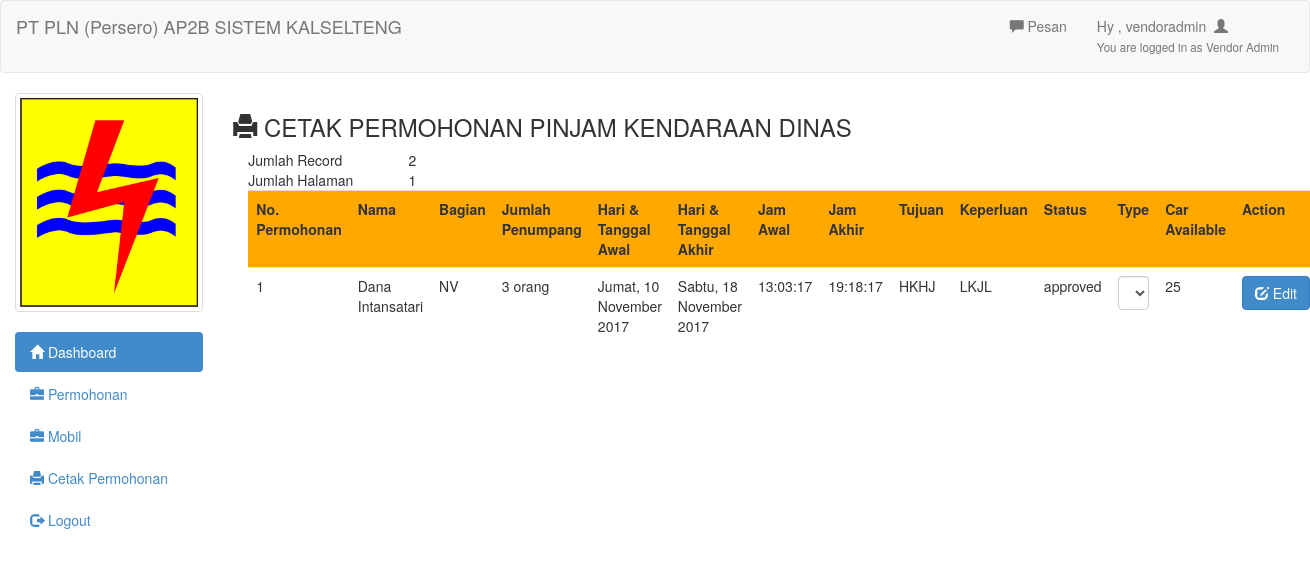
/vendoradmin/monitor_permohonan.php (signed in), run on the app's committed database.
### tables this page shows
CREATE TABLE `tb_permohonan` (
  `no_permohonan` int(5) NOT NULL,
  `nama` char(50) DEFAULT NULL,
  `bagian` char(50) DEFAULT NULL,
  `jumlah_penumpang` int(11) DEFAULT NULL,
  `hari_tgl` char(50) DEFAULT NULL,
  `hari_tglakhir` char(50) DEFAULT NULL,
  `jam_awal` time DEFAULT NULL,
  `jam_akhir` time DEFAULT NULL,
  `tujuan` char(50) DEFAULT NULL,
  `keperluan` char(75) DEFAULT NULL,
  `tglcetak_permohonan` date DEFAULT NULL,
  `menyetujui` char(50) DEFAULT NULL,
  `mengetahui` char(50) DEFAULT NULL,
  `pemohon` char(50) DEFAULT NULL,
  `no_pol` varchar(9) DEFAULT NULL,
  `driver` char(50) DEFAULT NULL,
  `status` varchar(10) NOT NULL,
  `type` varchar(10) NOT NULL,
  `type2` varchar(10) NOT NULL,
  `end` int(1) NOT NULL
);

### vendoradmin/monitor_permohonan.php (the view, shortened to what this page needs)
<?php include 'header.php';	?>
<h3><span class="glyphicon glyphicon-print"></span>  CETAK PERMOHONAN PINJAM KENDARAAN DINAS</h3>
<?php
$per_hal=10;
$jumlah_record=mysql_query("SELECT COUNT(*) from tb_permohonan ");
$jum=mysql_result($jumlah_record, 0);
$halaman=ceil($jum / $per_hal);
?>
<div class="col-md-12">
	<table class="col-md-2">
		<tr>
			<td>Jumlah Record</td>
			<td><?php echo $jum; ?></td>
		</tr>
		<tr>
			<td>Jumlah Halaman</td>
			<td><?php echo $halaman; ?></td>
		</tr>
	</table>
<br/>
<br/>
<?php
$sql = "select count(*) as total from tb_kendaraan  where `status` = 'available'";
$q = mysql_query($sql);
$row = mysql_fetch_array($q);
$car_available = $row['total'];
?>
<div class=" table-responsive">
<table class="table">
	<tr bgcolor='#FFA800'>
		<th>No. Permohonan</th>
		<th>Nama</th>
		<th>Bagian</th>
		<th>Jumlah Penumpang</th>
		<th>Hari & Tanggal Awal</th>
		<th>Hari & Tanggal Akhir</th>
		<th>Jam Awal</th>
		<th>Jam Akhir</th>
		<th>Tujuan</th>
		<th>Keperluan</th>
		<th>Status</th>
		<th>Type</th>
		<th>Car Available</th>
		<th>Action</th>
	</tr>
	<?php
	$query=mysql_query("SELECT * from tb_permohonan where status = 'approved'");
	while($b=mysql_fetch_array($query)){
		?>
		<tr>
			<td><?php echo $b['no_permohonan'] ?></td>
			<td><?php echo $b['nama'] ?></td>
			<td><?php echo $b['bagian'] ?></td>
			<td><?php echo $b['jumlah_penumpang'] ?> orang</td>
			<td><?php echo $b['hari_tgl'] ?></td>
			<td><?php echo $b['hari_tglakhir'] ?></td>
			<td><?php echo $b['jam_awal'] ?></td>
			<td><?php echo $b['jam_akhir'] ?></td>
			<td><?php echo $b['tujuan'] ?></td>
			<td><?php echo $b['keperluan'] ?></td>
			<td><?php echo $b['status'] ?></td>
			<td>
			    <form class="" action="" method="post">
			        <select class='form-control' required>
			          <option value="">--Pilih Type Mobil--</option>
                      <?php
                        $query = $pdo->query("select DISTINCT tipe from tb_kendaraan");
                       ?>
			        </select>
			    </form>
			</td>
            <td><?php echo $car_available?></td>
			<td>
			    <div class="button-group btn-grou-small">
			        <a class="btn btn-primary"href="monitor_permohonan_edit.php?media=edit&id=<?php echo $b['no_permohonan'];?>" name="button">
                        <span  class="glyphicon glyphicon-edit"></span>
                        Edit
                    </a>
			    </div>
			</td>
		</tr>
		<?php
	}
	?>
</table>
</div>
	<?php include 'footer.php'; ?>

### vendoradmin/header.php (shortened to what this page needs)
<!DOCTYPE html>
<html>
<head>
	<link rel="stylesheet" type="text/css" href="../assets/css/bootstrap.css">
	<link rel="stylesheet" type="text/css" href="../assets/js/jquery-ui/jquery-ui.css">
</head>
<body>
	<div class="navbar navbar-default">
		<div class="container-fluid">
			<div class="navbar-header">
				<a href="http://www.pln.co.id/kalselteng/?p=62" class="navbar-brand">PT PLN (Persero) AP2B SISTEM KALSELTENG</a>
			</div>
			<div class="collapse navbar-collapse">
				<ul class="nav navbar-nav navbar-right">
					<li><a id="pesan_sedia" href="#" data-toggle="modal" data-target="#modalpesan"><span class='glyphicon glyphicon-comment'></span>  Pesan</a></li>
					<li>
						<a class="dropdown-toggle" data-toggle="dropdown" role="button" href="#">Hy , <?php echo @$_SESSION['username']  ?>&nbsp&nbsp<span class="glyphicon glyphicon-user"></span>
							<br/>
							<span style="font-size:smaller;">You are logged in as Vendor Admin</span>
						</a>
					</li>
				</ul>
			</div>
		</div>
	</div>
	<div class="col-md-2">
		<div class="row">
			<?php
			$use=@$_SESSION['username'];
			$fo=mysql_query("select foto from tb_login where username='$use'");
			while($f=mysql_fetch_array($fo)){
				?>
				<div class="col-xs-6 col-md-12">
					<a class="thumbnail">
						<img class="img-responsive" src="foto/<?php echo $f['foto']; ?>">
					</a>
				</div>
				<?php
			}
			?>
		</div>
		<ul class="nav nav-pills nav-stacked">
			<li class="active"><a href="index2.php"><span class="glyphicon glyphicon-home"></span>  Dashboard</a></li>
			<li><a href="monitor_permohonan.php"><span class="glyphicon glyphicon-briefcase"></span>  Permohonan</a></li>
			<li><a href="monitor_mobil.php"><span class="glyphicon glyphicon-briefcase"></span>  Mobil</a></li>
			<li><a href="cetak_permohonan.php"><span class="glyphicon glyphicon-print"></span> Cetak Permohonan</a></li>
			<li><a href="logout.php"><span class="glyphicon glyphicon-log-out"></span>  Logout</a></li>
		</ul>
	</div>
	<div class="col-md-10">

### data on the page
tb_permohonan: no_permohonan "1", nama "Dana Intansatari", bagian "NV", jumlah_penumpang "3", hari_tgl "Jumat, 10 November 2017", hari_tglakhir "Sabtu, 18 November 2017", jam_awal "13:03:17", jam_akhir "19:18:17", tujuan "HKHJ", keperluan "LKJL", status "approved", car_available "25"

### other printed values
$jum "2"
$halaman "1"
